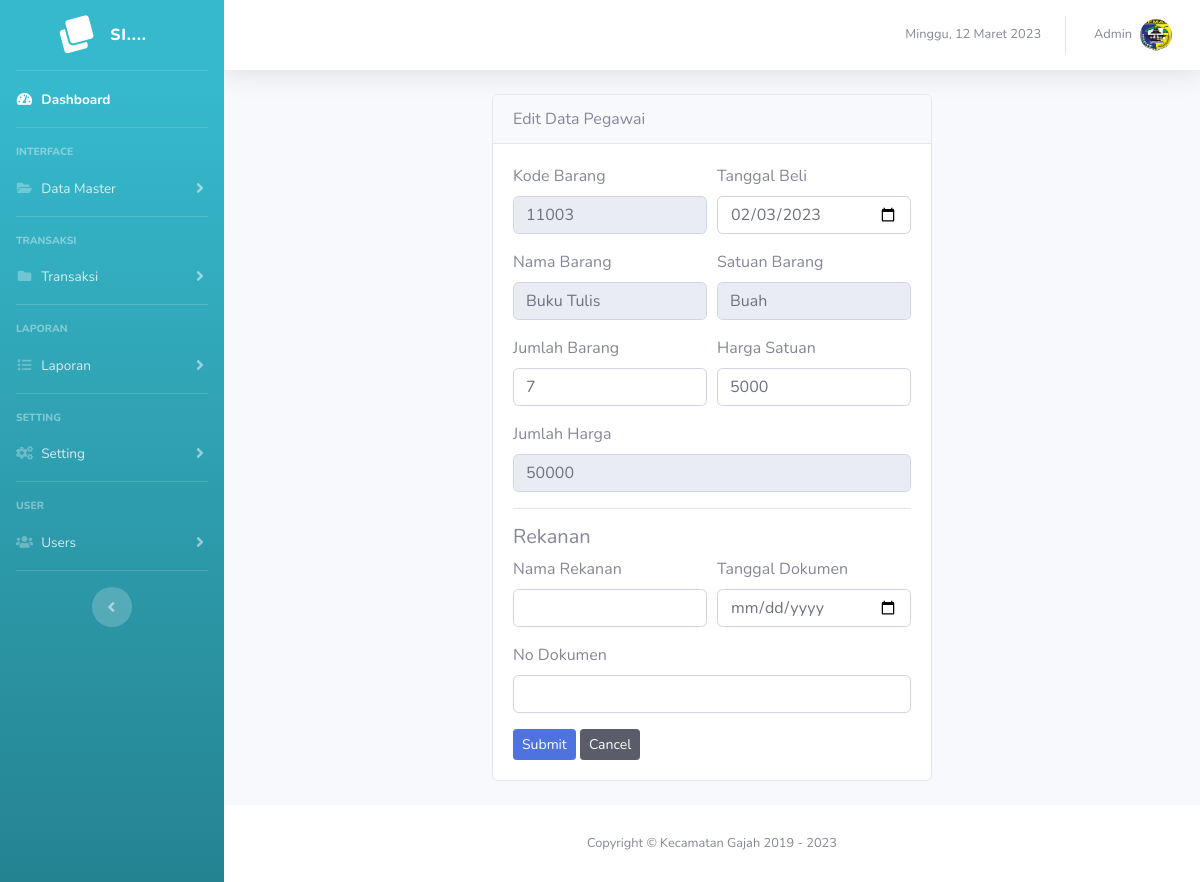
/pembelian?page=pembelian&action=edit&id=2 (signed in), run on an earlier commit of the app's database.
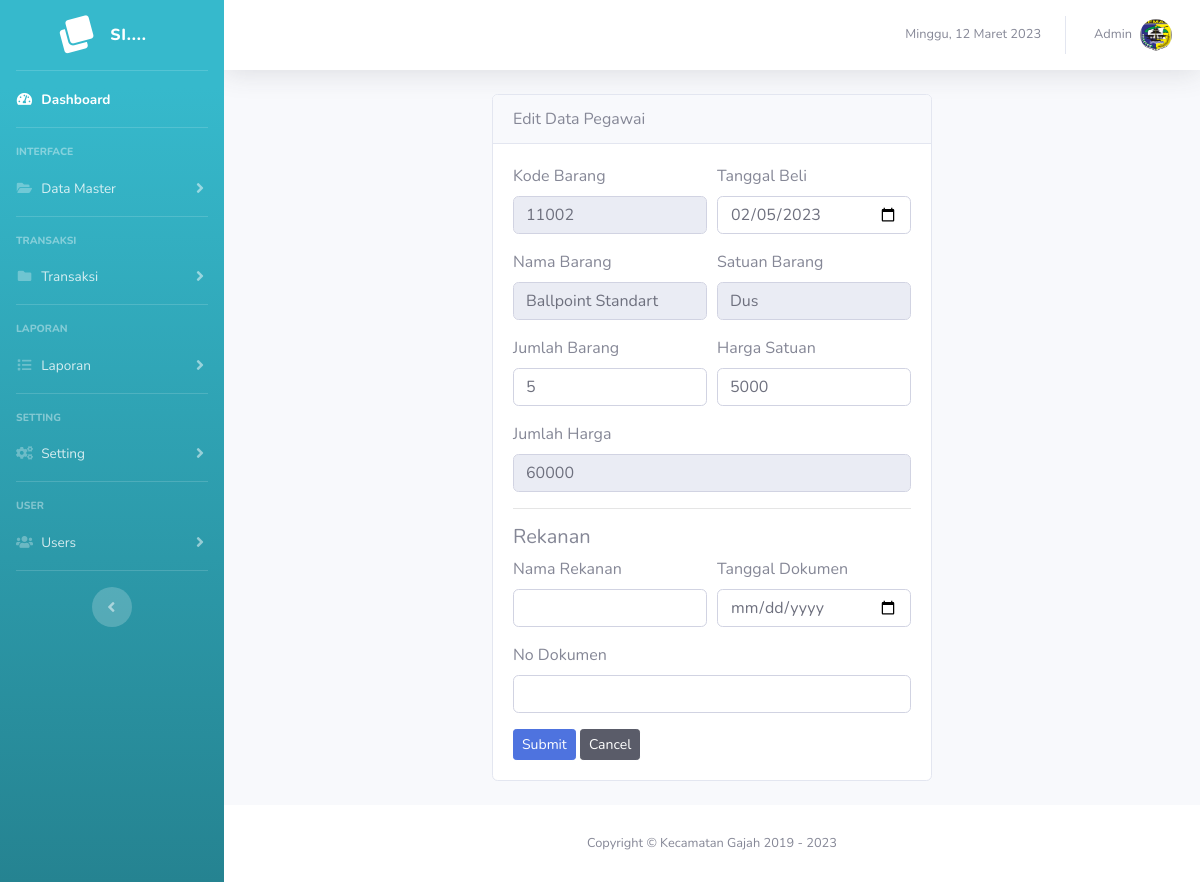
And on a later commit of the database.
### tables this page shows
CREATE TABLE `tb_pembelian` (
  `id_pembelian` int(11) NOT NULL,
  `id_instansi` int(11) NOT NULL,
  `id_user` int(11) NOT NULL,
  `kode_barang` varchar(50) NOT NULL,
  `volume` varchar(10) NOT NULL,
  `harga_satuan` varchar(20) NOT NULL,
  `jumlah_harga` varchar(20) NOT NULL,
  `tanggal` date NOT NULL,
  `nama_rekanan` varchar(100) NOT NULL,
  `no_dokumen` varchar(50) NOT NULL,
  `tanggal_dokumen` date NOT NULL,
  `tahun` date NOT NULL,
  `id_kategori` int(11) NOT NULL
);

CREATE TABLE `tb_barang` (
  `id_barang` int(11) NOT NULL,
  `id_kategori` int(11) NOT NULL,
  `kode_barang` varchar(20) NOT NULL,
  `nama_barang` varchar(100) NOT NULL,
  `satuan_barang` varchar(20) NOT NULL
);

### page/pembelian/edit.php (the view, shortened to what this page needs)
<div class="col-lg-6 offset-3">
  <div class="card mb-4">
    <div class="card-header">
      Edit Data Pegawai
    </div>
    <div class="card-body">
      <?php
      $id_edit = $_GET['id'];
      $sql = $conn->query("SELECT * FROM tb_pembelian WHERE id_pembelian = '$id_edit'");
      $data = $sql->fetch_assoc();
      ?>
      <form action="" method="POST">
        <div class="form-row">
          <div class="form-group col-md-6">
            <label for="kode">Kode Barang</label>
            <span data-toggle="tooltip" title="Klik disini">
              <input type="text" class="form-control" id="kode" name="kode" value="<?= $data['kode_barang']; ?>" data-placement="top" data-toggle="modal" data-target="#kodeModal" autofocus required readonly>
            </span>
          </div>
          <div class="form-group col-md-6">
            <label for="tanggal_beli">Tanggal Beli</label>
            <input type="date" class="form-control" id="tanggal_beli" name="tanggal_beli" value="<?= $data['tanggal']; ?>" required>
          </div>
        </div>
        <?php
        $id_barang = $data['kode_barang'];
        $barang = $conn->query("SELECT * FROM tb_barang WHERE kode_barang = '$id_barang'");
        $data_barang = $barang->fetch_assoc();
        ?>
        <div class="form-row">
          <div class="form-group col-md-6">
            <label for="nama_barang">Nama Barang</label>
            <input type="text" class="form-control" id="nama_barang" name="nama_barang" value="<?= $data_barang['nama_barang']; ?>" disabled>
          </div>
          <div class="form-group col-md-6">
            <label for="satuan_barang">Satuan Barang</label>
            <input type="text" class="form-control" id="satuan_barang" name="satuan_barang" value="<?= $data_barang['satuan_barang']; ?>" disabled>
          </div>
        </div>
        <div class="form-row">
          <div class="form-group col-md-6">
            <label for="volume">Jumlah Barang</label>
            <input type="text" class="form-control" id="volume" name="volume" onkeyup="kali()" value="<?= $data['volume']; ?>" placeholder="0" required>
          </div>
          <div class="form-group col-md-6">
            <label for="harga_satuan">Harga Satuan</label>
            <input type="text" class="form-control" id="harga_satuan" onkeyup="kali()" name="harga_satuan" value="<?= $data['harga_satuan']; ?>" placeholder="0" required>
          </div>
        </div>
        <div class="form-group">
          <label for="jumlah_harga">Jumlah Harga</label>
          <input type="text" class="form-control" id="jumlah_harga" name="jumlah_harga" value="<?= $data['jumlah_harga']; ?>" readonly>
        </div>
        <hr>
        <h5>Rekanan</h5>
        <div class="form-row">
          <div class="form-group col-md-6">
            <label for="nama_rekanan">Nama Rekanan</label>
            <input type="text" class="form-control" id="nama_rekanan" name="nama_rekanan" value="<?= $data['nama_rekanan']; ?>">
          </div>
          <div class="form-group col-md-6">
            <label for="tanggal_dokumen">Tanggal Dokumen</label>
            <input type="date" class="form-control" id="tanggal_dokumen" name="tanggal_dokumen" value="<?= $data['tanggal_dokumen']; ?>">
          </div>
        </div>
        <div class="form-group">
          <label for="no_dokumen">No Dokumen</label>
          <input type="text" class="form-control" id="no_dokumen" name="no_dokumen" value="<?= $data['no_dokumen']; ?>">
        </div>
        <button type="submit" name="edit" class="btn btn-sm btn-primary">Submit</button>
        <a href="pembelian" class="btn btn-sm btn-dark">Cancel</a>
      </form>
    </div>
  </div>
</div>

What changed in the data, as far as the page shows it:
removed tb_barang: nama_barang "Buku Tulis", satuan_barang "Buah"
changed tb_pembelian: kode "11003" → "11002"; tanggal_beli "02/03/2023" → "02/05/2023"; volume "7" → "5"; jumlah_harga "50000" → "60000"
now on this page (row edited): tb_barang: nama_barang "Ballpoint Standart", satuan_barang "Dus"
